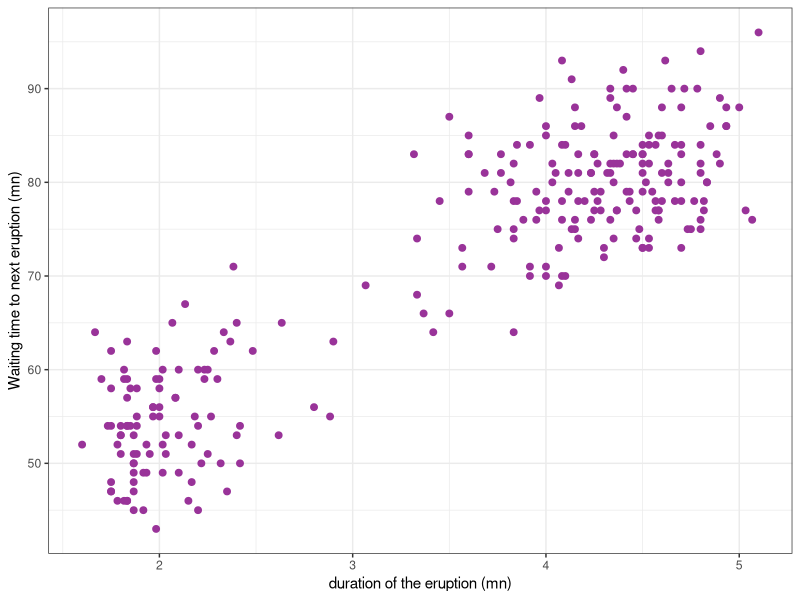
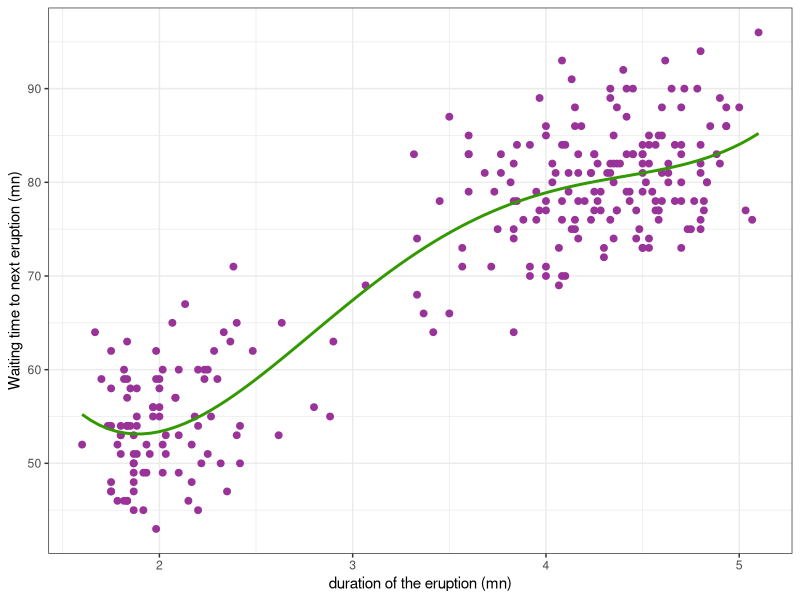
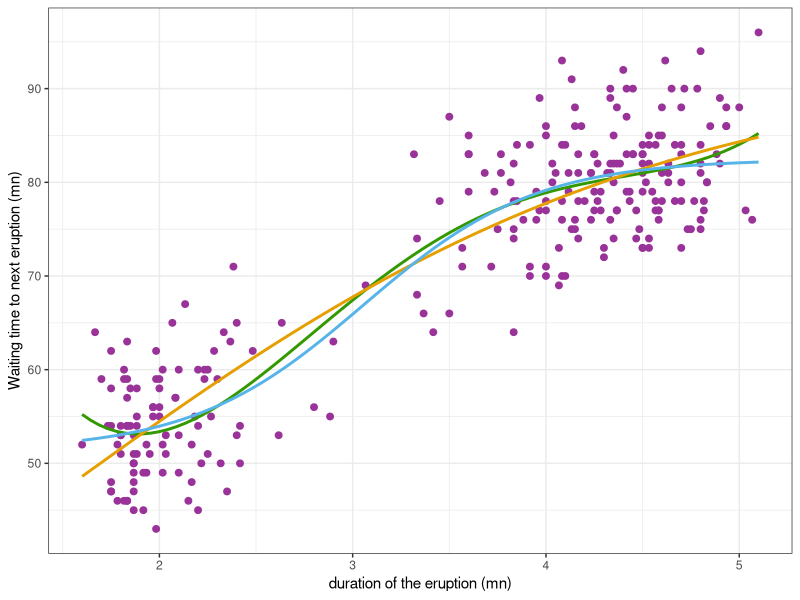
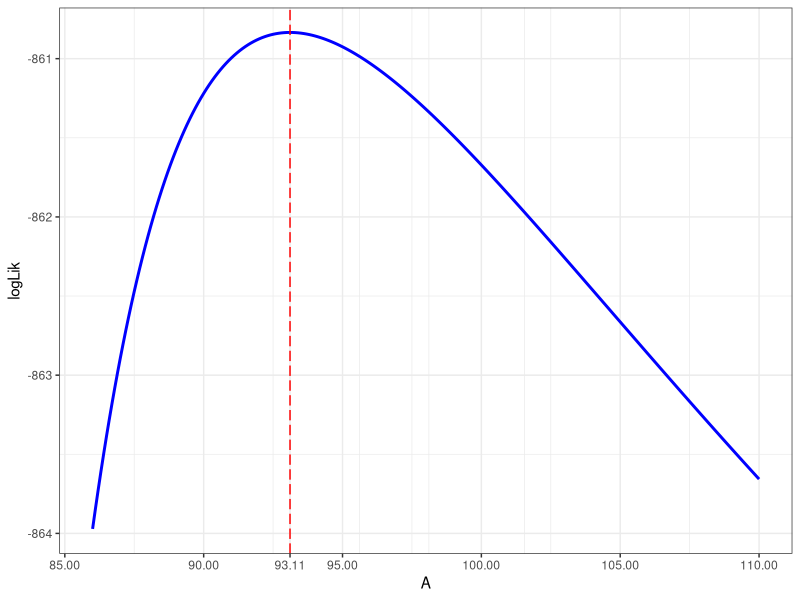
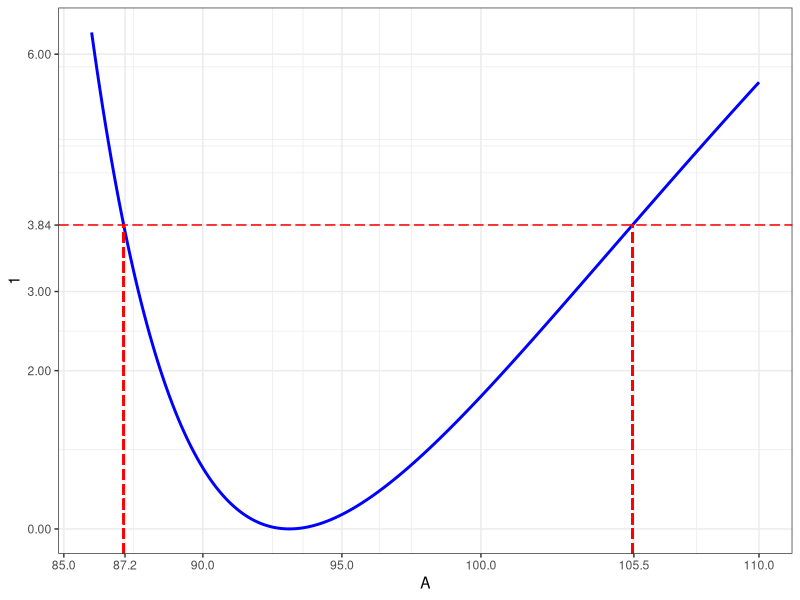
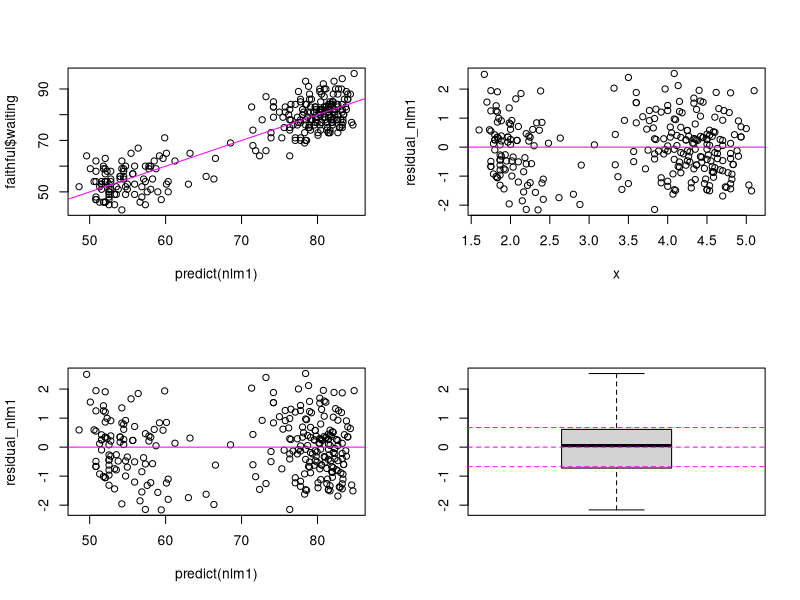
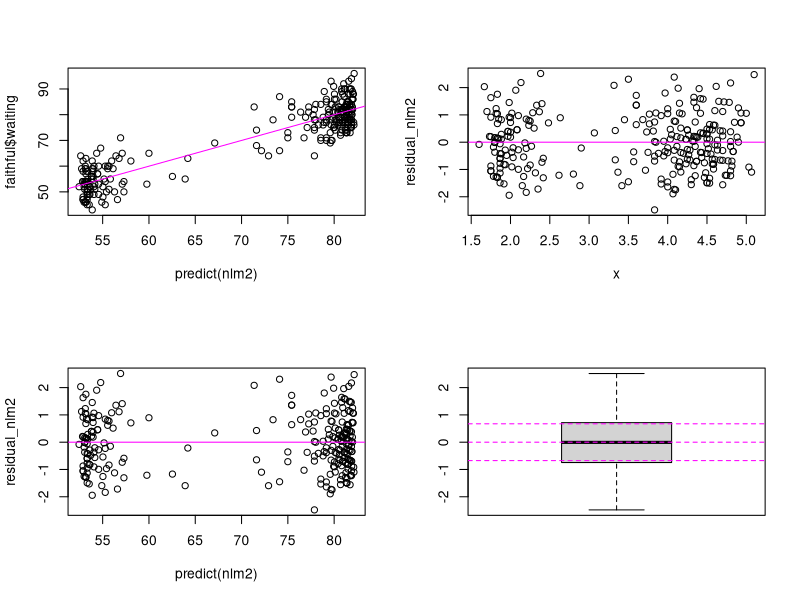
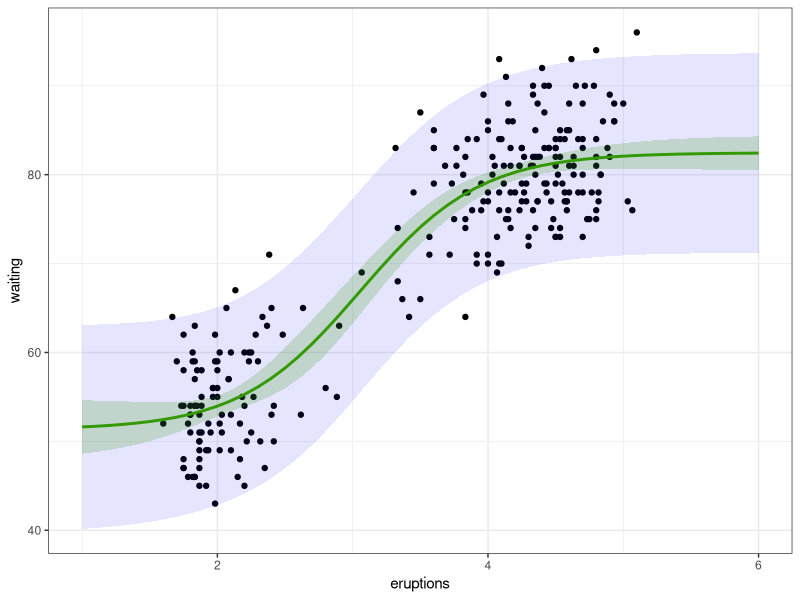

Reproduce these figures in R, in order.
## ---- chunk 1
library(tidyverse)
library(parallel)
theme_set(theme_bw())
## ---- chunk 2
#| code-fold: true
faithful_plot <- 
  faithful %>% 
  ggplot() + aes(x = eruptions, y = waiting) + 
  geom_point(size=2, colour="#993399") +
  ylab("Waiting time to next eruption (mn)") + xlab("duration of the eruption (mn)")
faithful_plot
## ---- chunk 3
poly4 <- lm(waiting ~poly(eruptions, 4), data = faithful)
## ---- chunk 4
faithful_plot <- 
  faithful_plot + 
  geom_smooth(method = "lm", formula = y ~ poly(x, 4), se = FALSE, colour="#339900")
faithful_plot
## ---- chunk 5
nlm1 <- nls(waiting ~  A / ( 1 + exp(- gamma * (eruptions -tau))), faithful, start = c(A=70, gamma=2, tau=1))
summary(nlm1)
## ---- chunk 6
nlm2 <- nls(waiting ~ (A-S) / ( 1 + exp(-gamma * (eruptions - tau)) ) + S, faithful, start = c(A=90, gamma=2, tau=2, S=50))
summary(nlm2)
## ---- chunk 7
#| code-fold: true
faithful_plot <- faithful_plot + 
  geom_smooth(
    method  = "nls",  se = FALSE, color = "#E69F00",
    formula = y ~ A / ( 1 + exp(- gamma * (x-tau))), 
    method.args = list(start = c(A=70, gamma=2, tau=1))) +
  geom_smooth(
    method  = "nls",  se = FALSE, color = "#56B4E9", 
    formula = y ~ (A-S) / ( 1 + exp(-gamma * (x-tau)) ) + S, 
    method.args = list(start=c(A=90, gamma=2, tau=2, S=50))) 
faithful_plot
## ---- chunk 8
f_1  <- function(beta, x) {
  A <- beta[1]; gamma <- beta[2]; tau <- beta[3]
  A / ( 1 + exp(- gamma * (x-tau)))
}
## ---- chunk 9
rss_1 <- function(beta, x, y) sum( (y - f_1(beta, x) )^2 ) 
## ---- chunk 10
optim_nlm1 <- nlm(rss_1, c(A = 90, gamma = 2, tau = 2), faithful$eruptions, faithful$waiting)
beta_hat <- setNames(optim_nlm1$estimate, names(coef(nlm1)))
beta_hat
## ---- chunk 11
n  <- nrow(faithful)
p  <- length(beta_hat)
df <- (n - p)
sigma_hat <- sqrt(rss_1(beta_hat, faithful$eruptions, faithful$waiting)/df)
sigma_hat
## ---- chunk 12
sigma_hat_ML <- sqrt(rss_1(beta_hat, faithful$eruptions, faithful$waiting) / n)
sigma_hat_ML
## ---- chunk 13
vcov(nlm1)
## ---- chunk 14
sqrt(diag(vcov(nlm1)))
## ---- chunk 15
hx <- deriv(
  expr    = y ~ A / ( 1 + exp(- gamma * (x - tau))), 
  namevec = c("A", "gamma", "tau"), 
  function.arg = function(A, gamma, tau, x) { }
) 
fr <- hx(beta_hat[1], beta_hat[2], beta_hat[3], faithful$eruptions)
G  <- attr(fr, "gradient")
z  <- faithful$waiting - f_1(beta_hat, faithful$eruptions) + G %*% beta_hat
solve(crossprod(G)) %*% crossprod(G,z)
## ---- chunk 16
V_lin <- sigma_hat^2*solve(t(G)%*%G)
V_lin
## ---- chunk 17
se_lin <- sqrt(diag(V_lin))
se_lin
## ---- chunk 18
optim_nlm1 <- nlm(rss_1, c(90, 2, 2), faithful$eruptions, faithful$waiting, hessian = "true")
H <- optim_nlm1$hessian
H
## ---- chunk 19
V_ml <- solve(H/(2*sigma_hat_ML^2))
V_ml
## ---- chunk 20
se_ml <- sqrt(diag(V_ml))
se_ml
## ---- chunk 21
sigma_hat/sqrt(2*n)
## ---- chunk 22
L <- 1000
y_hat_ref <- predict(nlm1)
beta_hat <- coef(nlm1)
x <- faithful$eruptions
betas_boot <- parallel::mclapply(1:L, function(b) {
  y_b <- y_hat_ref + sigma_hat * rnorm(length(y_hat_ref))
  coef(suppressWarnings(nls(y_b ~  f_1(beta, x), start = list(beta = beta_hat))))
}) %>% unlist() %>% matrix(ncol = L) %>% t()
V_mc <- cov(betas_boot)
V_mc
## ---- chunk 23
se_mc <- sqrt(diag(V_mc))
se_mc
## ---- chunk 24
apply(betas_boot, 2, sd)
## ---- chunk 25
summary(nlm1)$coefficient
## ---- chunk 26
t_stat  <- beta_hat/se_lin
p_value <- 2*(1 - pt(abs(t_stat), n-p))
cbind(beta_hat, se_lin, t_stat, p_value) %>% round(4)
## ---- chunk 27
level <- 0.95
alpha <- 1 - level
CI_linearized <- 
  cbind(
  beta_hat + qt(alpha/2, n-p) * se_lin,
  beta_hat + qt(1-alpha/2,n-p) * se_lin) %>% as.data.frame() %>%  
  setNames(c(paste0((1-level)/2*100,"%"),paste0((1+level)/2*100,"%")))
CI_linearized
## ---- chunk 28
CI_ML <- 
  cbind(
    beta_hat + qt(alpha/2,n-p) * se_ml,
    beta_hat + qt(1-alpha/2,n-p) * se_ml) %>% as.data.frame() %>%  
  setNames(c(paste0((1-level)/2*100,"%"),paste0((1+level)/2*100,"%")))
CI_ML
## ---- chunk 29
CI_bootstrap <- 
  apply(as.matrix(betas_boot), 2, quantile, probs = c(alpha/2, 1-alpha/2)) %>%
  t() %>% as.data.frame() %>% 
  setNames(c(paste0((1-level)/2*100,"%"),paste0((1+level)/2*100,"%")))
CI_bootstrap
## ---- chunk 30
rq <- qt(1-alpha/2,df)/qnorm(1-alpha/2)
beta_hat + rq*(CI_bootstrap - beta_hat)
## ---- chunk 31
CI_profiled <- confint(nlm1, level = level)
CI_profiled
## ---- chunk 32
f_1A <- function(gamma,tau,x,A){A/(1+exp(-gamma*(x-tau)))}
values_A <- seq(86, 110, by = 0.1)
start    <- list(gamma = beta_hat[2], tau = beta_hat[3])
logLik_A <- map(values_A, ~
  nls(waiting ~  .x / ( 1 + exp(- gamma * (eruptions - tau))), faithful, start = start)
) %>% map(logLik) %>% map_dbl(as.numeric)
## ---- chunk 33
#| code-fold: true
data.frame(A = values_A, logLik = logLik_A) %>% 
ggplot() + aes(x = A, y = logLik) + geom_line(color="blue", linewidth=1) + 
  geom_vline(xintercept = beta_hat[1], color="red", linetype = "longdash") + 
  scale_x_continuous(breaks = c(seq(85,110, by = 5), round(beta_hat[[1]],2)),"A")
## ---- chunk 34
qlevel <- qchisq(level,1)

lp_A <- function(A, qlevel) {
  nlm1_A <- nls(waiting ~  A / ( 1 + exp(- gamma * (eruptions - tau))), faithful, 
      start = list(gamma = beta_hat[2], tau = beta_hat[3]))
  res <- as.numeric(2*(logLik(nlm1) - logLik(nlm1_A) ) - qlevel) 
  res
}

c1_A <- uniroot(lp_A, c(80,  beta_hat[1]), qlevel)$root
c2_A <- uniroot(lp_A, c(beta_hat[1], 110), qlevel)$root
## ---- chunk 35
#| code-fold: true
dlogLik_A <- 2*(as.numeric(logLik(nlm1)) - logLik_A)
data.frame(A = values_A, dlogLik = dlogLik_A) %>% 
  ggplot() + geom_line(aes(values_A,dlogLik), size=1, color="blue") + 
  geom_hline(yintercept=qlevel, color="red", linetype = "longdash") +
  geom_segment(aes(x = c1_A, xend = c1_A, y=-Inf, yend=qlevel),  color="red", linetype = "longdash")  +
  geom_segment(aes(x = c2_A, xend = c2_A, y=-Inf, yend=qlevel),  color="red", linetype = "longdash")  +
  scale_y_continuous(breaks = c(0,2,3,6,round(qlevel,2)),1) +
  scale_x_continuous(breaks = c(seq(85,100,by=5),round(c1_A,1),round(c2_A,1), 110),"A") 
## ---- chunk 36

lp_gamma <- function(gamma) {
  nlm1_gamma <- nls(waiting ~  A/(1 + exp(-gamma*(eruptions-tau))), faithful,
                    start = list(A=beta_hat[1],tau=beta_hat[3]))
  as.numeric(2*(logLik(nlm1) - logLik(nlm1_gamma) ) - qlevel)
}
c1_gamma <- uniroot(lp_gamma, lower = 0.40, upper = beta_hat[2])$root
c2_gamma <- uniroot(lp_gamma, lower = beta_hat[2], upper=1)$root

lp_tau <- function(tau) {
  nlm1_tau <- nls(waiting ~ A/(1+exp(-gamma*(eruptions - tau))), faithful,
                  start=list(A=beta_hat[1],gamma=beta_hat[2]))
  as.numeric(2*(logLik(nlm1) - logLik(nlm1_tau) ) - qlevel)
}
c1_tau <- uniroot(lp_tau, lower=1.25, upper=beta_hat[3])$root
c2_tau <- uniroot(lp_tau, lower=beta_hat[3], upper=2.25)$root

CI_profiled_custom <- 
  rbind(A = c(c1_A , c2_A), gamma = c(c1_gamma, c2_gamma), tau = c(c1_tau, c2_tau)) %>% 
  as.data.frame() %>% 
  setNames(c(paste0((1-level)/2*100,"%"),paste0((1+level)/2*100,"%")))
CI_profiled_custom
## ---- chunk 37
qlevel <- qt(1-alpha/2,df)^2
c1R_A <- uniroot(lp_A, c(80,  beta_hat[1]), qlevel)$root
c2R_A <- uniroot(lp_A, c(beta_hat[1], 110), qlevel)$root
c(c1R_A, c2R_A)
## ---- chunk 38
#| code-fold: true
## unfortunately, no plotting function is defined for 'nls' object
residual_nlm1 <- resid(nlm1)/sd(resid(nlm1))
par(mfrow=c(2,2))
plot(predict(nlm1), faithful$waiting)
abline(a=0, b=1, lty=1, col="magenta")
plot(x, residual_nlm1)
abline(a=0, b=0, lty=1, col="magenta")
plot(predict(nlm1), residual_nlm1)
abline(a=0, b=0, lty=1, col="magenta")
boxplot(residual_nlm1)
abline(a=0, b=0, lty=2, col="magenta")
abline(a=qnorm(0.25), b=0, lty=2, col="magenta")
abline(a=qnorm(0.75), b=0, lty=2, col="magenta")
## ---- chunk 39
#| code-fold: true
residual_nlm2 <- resid(nlm2)/sd(resid(nlm2))
par(mfrow=c(2,2))
plot(predict(nlm2), faithful$waiting)
abline(a=0, b=1, lty=1, col="magenta")
plot(x, residual_nlm2)
abline(a=0, b=0, lty=1, col="magenta")
plot(predict(nlm2), residual_nlm2)
abline(a=0, b=0, lty=1, col="magenta")
boxplot(residual_nlm2)
abline(a=0, b=0, lty=2, col="magenta")
abline(a=qnorm(0.25), b=0, lty=2, col="magenta")
abline(a=qnorm(0.75), b=0, lty=2, col="magenta")
## ---- chunk 40
anova(nlm1, nlm2)
## ---- chunk 41
RSS1 <- sum(resid(nlm1)^2)
RSS2 <- sum(resid(nlm2)^2)
p1   <- length(coef(nlm1))
p2   <- length(coef(nlm2))
F.stat <- ( (RSS1-RSS2)/(p2-p1) ) / ( RSS2/(n-p2) )
c(RSS2, RSS1 - RSS2, F.stat, 1-pf(F.stat, p2-p1, n-p2))
## ---- chunk 42
c(RSS1-RSS2, sum((predict(nlm1)-predict(nlm2))^2))
## ---- chunk 43
summary(nlm2)$coefficients
## ---- chunk 44
as.matrix(AIC(nlm1, nlm2))
as.matrix(BIC(nlm1, nlm2))
## ---- chunk 45
f_prime <- deriv(y ~ (A-S)/(1+exp(-gamma*(x-tau))) + S, c("A", "gamma", "tau", "S"), function(A, gamma, tau, S, x){} ) 
x_new <- seq(1, 6, by=0.1)
beta_hat <- coef(nlm2)
f_new    <- f_prime(beta_hat[1], beta_hat[2], beta_hat[3], beta_hat[4], x_new)
grad_new <- attr(f_new, "gradient")
GS <- rowSums((grad_new %*% vcov(nlm2)) * grad_new)
## ---- chunk 46
alpha <- 0.05
delta_f <- sqrt(GS) * qt(1-alpha/2,  n - length(beta_hat))
df_delta <- data.frame(
  x = x_new, 
  f = f_new, 
  lwr_conf = f_new - delta_f, 
  upr_conf = f_new + delta_f
  )
## ---- chunk 47
delta_y    <- sqrt(GS + sigma(nlm2)^2)*qt(1-alpha/2,df)
df_delta[c("lwr_pred","upr_pred")] <- cbind(f_new - delta_y,f_new + delta_y)
## ---- chunk 48
#| code-fold: true
ggplot(faithful)  + geom_point(aes(x = eruptions, y = waiting)) +
   geom_ribbon(data=df_delta, aes(x=x_new, ymin=lwr_pred, ymax=upr_pred), alpha=0.1, fill="blue") + 
  geom_ribbon(data=df_delta, aes(x=x_new, ymin=lwr_conf, ymax=upr_conf), alpha=0.2, fill="#339900") +   geom_line(data=df_delta, aes(x=x_new, y=f_new), colour="#339900", size=1)
## ---- chunk 49
f_hat <- function(beta, x){ beta[4] + (beta[1]-beta[4])/(1+exp(-beta[2]*(x-beta[3]))) }
beta_hat  <- coef(nlm2)
y_hat_ref <- f_hat(beta_hat, x)
df_mc <- data.frame( x =x_new, f = f_new)

res <- parallel::mclapply(1:1000, function(b) {
  y_b <- y_hat_ref + sigma(nlm2) * rnorm(n)
  nlm2_b <- nls(y_b ~ f_hat(beta, x), start = list(beta = beta_hat))
  f_b <- predict(nlm2_b, newdata = df_mc)
  list(f_hat = f_b, y_hat = f_b + rnorm(1, 0, sigma(nlm2)))
})

df_mc[c("lwr_conf","upr_conf")] <- 
  map(res, "f_hat") %>% reduce(rbind) %>% 
  apply(2, quantile, c(alpha/2,1-alpha/2)) %>% t()
df_mc[c("lwr_pred","upr_pred")] <-
  map(res, "y_hat") %>% reduce(rbind) %>% 
  apply(2, quantile, c(alpha/2,1-alpha/2)) %>% t()
## removing bias
df_mc[,(3:6)] <- f_new + rq*(df_mc[,(3:6)] - f_new)
## ---- chunk 50
#| code-fold: true
ggplot(faithful)  + geom_point(aes(x = eruptions, y = waiting)) +
   geom_ribbon(data=df_mc, aes(x=x_new, ymin=lwr_pred, ymax=upr_pred), alpha=0.1, fill="blue") + 
  geom_ribbon(data=df_mc, aes(x=x_new, ymin=lwr_conf, ymax=upr_conf), alpha=0.2, fill="#339900") +   
  geom_line(data=df_mc, aes(x=x_new, y=f_new), colour="#339900", size=1)
